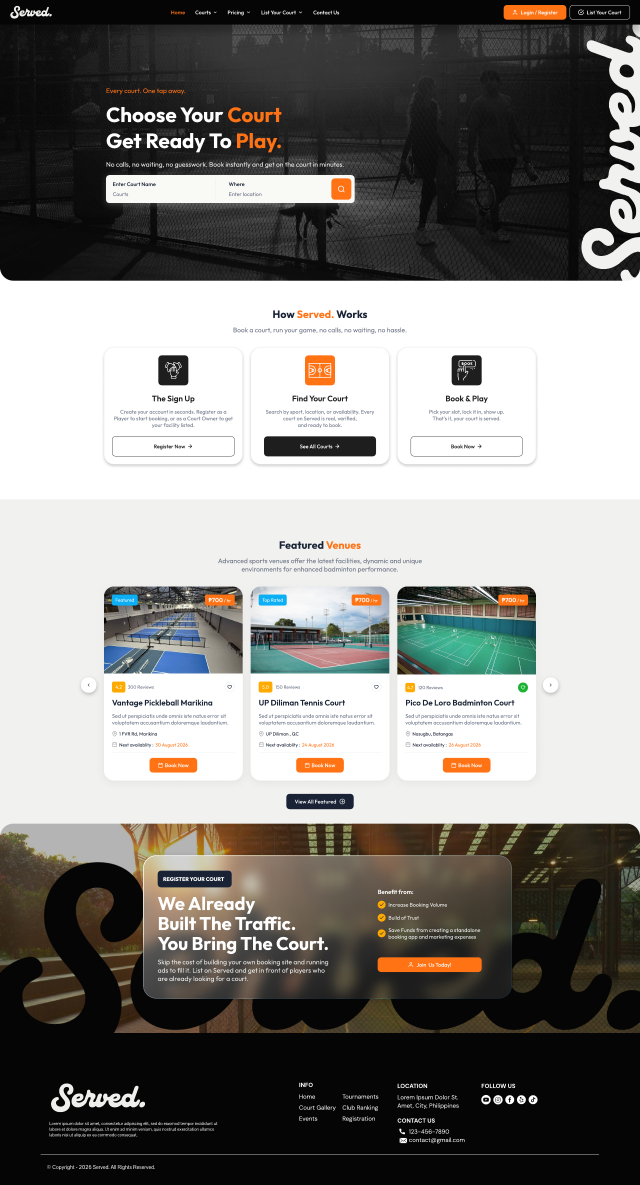
#> input picture _reference/page-1x.png, 1920 x 3554 px, found by its file name (shown at 1/3 size)
$ python details.py
#> lines starting #> are read from the running program, lines starting #| are printed output that depends on the picture; after the words box and inside, x2 and y2 are one past the last pixel; in counts of white or black regions, pixels touching at a corner belong together
#!/usr/bin/env python3
"""Final component-level probes: nav links, chips, buttons, icons, columns."""
import numpy as np
from PIL import Image

REF = "/Users/carlcelino/OSOFT/Code/served-homepage/_reference"
A = np.asarray(Image.open(f"{REF}/page-1x.png").convert("RGB")).astype(int)
L = A.mean(axis=2)
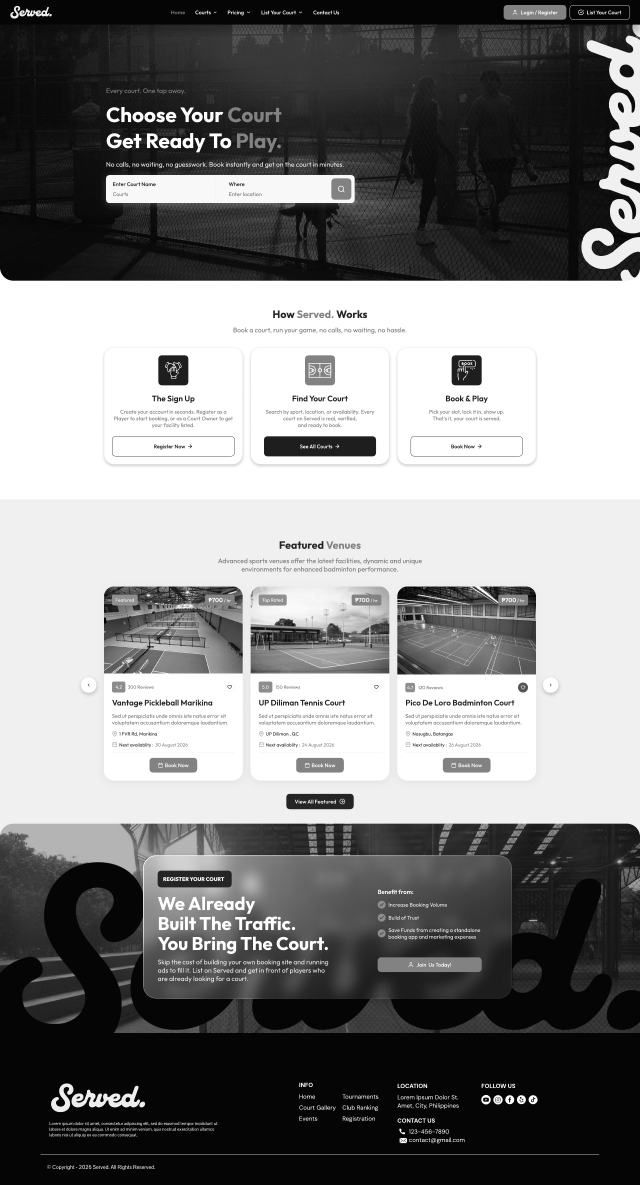
#> L: shape (3554, 1920) float64 (shown at 1/3 size); min 0, max 255, mean 129.2


def hx(c):
    return "#%02x%02x%02x" % tuple(int(v) for v in c)


def xgroups(y0, y1, x0, x1, test, gapmin=10):
#> called with y0 = 31, y1 = 47, x0 = 460, x1 = 1500, gapmin = 12
    cols = [x for x in range(x0, x1) if test(A[y0:y1, x], L[y0:y1, x])]
#> cols = 292 values from 514 to 1016
    if not cols:
        return []
    g, s = [], cols[0]
#> g = []; s = 514
    for i in range(1, len(cols)):
        if cols[i] - cols[i - 1] > gapmin:
            g.append((s, cols[i - 1]))
            s = cols[i]
#> this loop made 291 passes
#> s on passes 33, 83, 132, 228: 586, 684, 785, 940
#> after the loop, g = [(514, 553), (586, 648), (684, 749), (785, 905)]
    g.append((s, cols[-1]))
    return g


print("=== NAV LINK GROUPS (bright text on dark, y31..47) ===")
g = xgroups(31, 47, 460, 1500, lambda c, l: (l > 110).any(), gapmin=12)
#> g = [(514, 553), (586, 648), (684, 749), (785, 905), (940, 1016)]
for a, b in g:
    seg = A[31:47, a : b + 1].reshape(-1, 3)
    bright = seg[seg.mean(axis=1) > 110]
    print(f"   x {a:5d}..{b:5d} w={b-a+1:4d}  meanColour={hx(bright.mean(axis=0)) if len(bright) else '-'}")
#> this loop made 5 passes
#|    x   514..  553 w=  40  meanColour=#fc7114
#|    x   586..  648 w=  63  meanColour=#e0e0e0
#|    x   684..  749 w=  66  meanColour=#e5e5e5
#|    x   785..  905 w= 121  meanColour=#dedede
#|    x   940.. 1016 w=  77  meanColour=#e2e2e2

print("\n=== NAV BUTTONS ===")
O = np.array([255, 115, 21])
ys = [y for y in range(0, 78) if np.abs(A[y, 1550] - O).max() < 40]
#> ys = 39 values from 15 to 58
xs = [x for x in range(1450, 1760) if np.abs(A[30, x] - O).max() < 40]
#> xs = 182 values from 1511 to 1698
print(f"   orange btn: x {min(xs)}..{max(xs)} y {min(ys)}..{max(ys)}  fill={hx(A[20,1550])}")
#|    orange btn: x 1511..1698 y 15..58  fill=#ff7315
xs2 = [x for x in range(1690, 1920) if L[36, x] > 40]
#> xs2 = 84 values from 1690 to 1889
print(f"   outline btn ink x {min(xs2)}..{max(xs2)}")
#|    outline btn ink x 1690..1889
for y in (16, 17, 18, 36, 56, 57, 58):
    print(f"     y={y} x1712={hx(A[y,1712])} x1800={hx(A[y,1800])} x1888={hx(A[y,1888])}")
#> this loop made 7 passes
#|      y=16 x1712=#050505 x1800=#242424 x1888=#050505
#|      y=17 x1712=#939393 x1800=#050505 x1888=#050505
#|      y=18 x1712=#e7e7e7 x1800=#050505 x1888=#050505
#|      y=36 x1712=#050505 x1800=#ffffff x1888=#050505
#|      y=56 x1712=#939393 x1800=#050505 x1888=#050505
#|      y=57 x1712=#050505 x1800=#050505 x1888=#050505
#|      y=58 x1712=#050505 x1800=#ffffff x1888=#050505

print("\n=== HIW ICON TILES (3 cards) ===")
for i, cx in enumerate((519, 959, 1399)):
    m = L[1060:1165, cx - 60 : cx + 60] < 250
    rows = np.where(m.sum(axis=1) > 0)[0]
    cols = np.where(m.sum(axis=0) > 0)[0]
    if len(rows):
        print(
            f"   card{i+1} tile y {1060+rows.min()}..{1060+rows.max()} x {cx-60+cols.min()}..{cx-60+cols.max()} fill={hx(A[1070+15, cx])}"
        )
#> this loop made 3 passes
#> cx on passes 1 to 3: 519, 959, 1399
#|    card1 tile y 1066..1155 x 475..564 fill=#1e1e1e
#|    card2 tile y 1066..1155 x 915..1004 fill=#ff7315
#|    card3 tile y 1066..1155 x 1355..1444 fill=#1e1e1e
#> pass 1, `m = L[1060:1165, cx - 60 : cx + 60] < 250`:
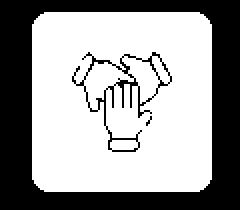
#> m: shape (105, 120) bool (shown 2 times larger); 61.1% white; 3 black regions (1 under 20 px), largest, box (x1, y1, x2, y2) and area: (0, 0, 120, 105) 4568, (36, 26, 86, 76) 333
#> pass 2, `m = L[1060:1165, cx - 60 : cx + 60] < 250`:
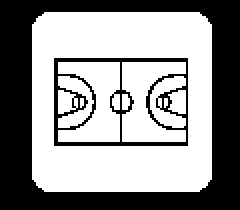
#> m: shape (105, 120) bool (shown 2 times larger); 57.7% white; 2 black regions, box (x1, y1, x2, y2) and area: (0, 0, 120, 105) 4576, (27, 29, 94, 73) 751
#> pass 3, `m = L[1060:1165, cx - 60 : cx + 60] < 250`:
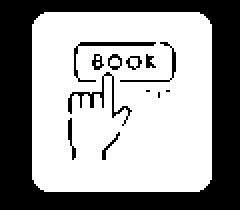
#> m: shape (105, 120) bool (shown 2 times larger); 60.1% white; 13 black regions (3 under 20 px), largest, box (x1, y1, x2, y2) and area: (0, 0, 120, 105) 4568, (34, 36, 66, 63) 123, (37, 21, 78, 41) 108

print("\n=== HIW BUTTONS (3 cards) ===")
for i, (x0, x1) in enumerate(((336, 704), (776, 1144), (1216, 1584))):
    mid = (x0 + x1) // 2
    print(f"   card{i+1} btn fill at centre-left ({x0+12},1339) = {hx(A[1339, x0+12])}  centre={hx(A[1315, mid])}")
    ys = [y for y in range(1295, 1385) if np.abs(A[y, x0 + 4] - np.array([255, 255, 255])).max() > 6]
    print(f"      vertical ink at x={x0+4}: y {min(ys) if ys else None}..{max(ys) if ys else None}")
#> this loop made 3 passes
#> ys on pass 1: [1310, 1311, 1312, 1365, 1366, 1367]
#|    card1 btn fill at centre-left (348,1339) = #ffffff  centre=#ffffff
#|       vertical ink at x=340: y 1310..1367
#|    card2 btn fill at centre-left (788,1339) = #ffffff  centre=#1e1e1e
#|       vertical ink at x=780: y None..None
#|    card3 btn fill at centre-left (1228,1339) = #ffffff  centre=#ffffff
#|       vertical ink at x=1220: y None..None

print("\n=== HIW CARD border / shadow colour ===")
for x in (310, 311, 312, 313, 314):
    print(f"   x={x} y=1200 -> {hx(A[1200,x])}")
#> this loop made 5 passes
#|    x=310 y=1200 -> #ededed
#|    x=311 y=1200 -> #e8e8e8
#|    x=312 y=1200 -> #eaedf0
#|    x=313 y=1200 -> #fcfcfd
#|    x=314 y=1200 -> #ffffff

print("\n=== FEATURED CHIPS (over photo, y1786..1815) ===")
for i, (x0, x1) in enumerate(((312, 728), (752, 1168), (1192, 1608))):
    g = xgroups(1780, 1820, x0, x1, lambda c, l: (l > 90).any(), gapmin=16)
    print(f"   card{i+1}: {[(a,b,b-a+1) for a,b in g]}")
    print(f"      colours: left={hx(A[1800, x0+40])}  right={hx(A[1800, x1-60])}")
#> this loop made 3 passes
#> (x0, x1, g) on passes 1 to 3: (312, 728, [(312, 727)]), (752, 1168, [(752, 1167)]), (1192, 1608, [(1192, 1583), (1607, 1607)])
#|    card1: [(312, 727, 416)]
#|       colours: left=#aae2fb  right=#ff7e28
#|    card2: [(752, 1167, 416)]
#|       colours: left=#0caef4  right=#ff7e28
#|    card3: [(1192, 1583, 392), (1607, 1607, 1)]
#|       colours: left=#51577b  right=#ff7e28

print("\n=== FEATURED chip vertical extent (card1 left chip) ===")
ys = [y for y in range(1760, 1840) if L[y, 360] > 60]
#> ys = 72 values from 1760 to 1839
print(f"   left chip y {min(ys) if ys else None}..{max(ys) if ys else None} fill={hx(A[1800,360])}")
#|    left chip y 1760..1839 fill=#aae2fb
ys = [y for y in range(1760, 1840) if L[y, 660] > 60]
#> ys = 64 values from 1760 to 1839
print(f"   price chip y {min(ys) if ys else None}..{max(ys) if ys else None} fill={hx(A[1800,660])}")
#|    price chip y 1760..1839 fill=#ff7e28

print("\n=== FEATURED rating badge (card1) ===")
ys = [y for y in range(2035, 2090) if np.abs(A[y, 350] - np.array([255, 255, 255])).max() > 12]
#> ys = 33 values from 2044 to 2077
xs = [x for x in range(320, 420) if np.abs(A[2060, x] - np.array([255, 255, 255])).max() > 12]
#> xs = 59 values from 336 to 419
print(f"   badge y {min(ys) if ys else None}..{max(ys) if ys else None} x {min(xs) if xs else None}..{max(xs) if xs else None} fill={hx(A[2060,350])}")
#|    badge y 2044..2077 x 336..419 fill=#ffaa00

print("\n=== FEATURED card divider ===")
for y in range(2245, 2280):
    seg = A[y, 340:700]
    if np.abs(seg - np.array([255, 255, 255])).max(axis=1).mean() > 3:
        print(f"   divider y={y} colour={hx(seg.mean(axis=0))}")
        break
#> this loop made 13 passes
#|    divider y=2257 colour=#f7f8f9

print("\n=== CAROUSEL ARROWS ===")
for x0, x1 in ((120, 312), (1608, 1800)):
    ys = [y for y in range(2050, 2260) if np.abs(A[y, (x0 + x1) // 2] - np.array([241, 241, 239])).max() > 8]
    xs = [x for x in range(x0, x1) if np.abs(A[2155, x] - np.array([241, 241, 239])).max() > 8]
    print(f"   window {x0}-{x1}: y {min(ys) if ys else None}..{max(ys) if ys else None}  x {min(xs) if xs else None}..{max(xs) if xs else None}")
#> this loop made 2 passes
#|    window 120-312: y None..None  x None..None
#|    window 1608-1800: y None..None  x None..None

print("\n=== VIEW ALL pill colour ===")
print(f"   fill={hx(A[2404, 880])}  y2381..2427 x859..1061")
#|    fill=#192335  y2381..2427 x859..1061

print("\n=== FOOTER COLUMN x-positions (headings row y3248..3262) ===")
g = xgroups(3246, 3266, 860, 1700, lambda c, l: (l > 60).any(), gapmin=25)
#> g = [(898, 938), (1193, 1281), (1445, 1545)]
print(f"   {[(a,b) for a,b in g]}")
#|    [(898, 938), (1193, 1281), (1445, 1545)]
print("\n=== FOOTER link sub-columns (y3283..3296) ===")
g = xgroups(3280, 3300, 860, 1250, lambda c, l: (l > 60).any(), gapmin=25)
#> g = [(898, 945), (1027, 1134), (1193, 1243)]
print(f"   {[(a,b) for a,b in g]}")
#|    [(898, 945), (1027, 1134), (1193, 1243)]

print("\n=== CTA panel bottom (col x=1450 & x=520, look for blur boundary) ===")
for x in (520, 900, 1450):
    for y in range(2930, 3000):
        blk = A[y : y + 3, x - 30 : x + 30]
        if blk.std() < 3 and L[y, x] < 30:
            print(f"   x={x}: flat/dark from y={y} ({hx(A[y,x])})")
            break
#> this loop made 3 passes
#|    x=520: flat/dark from y=2997 (#050505)
#|    x=900: flat/dark from y=2996 (#090806)
#|    x=1450: flat/dark from y=2962 (#1e1e1c)
